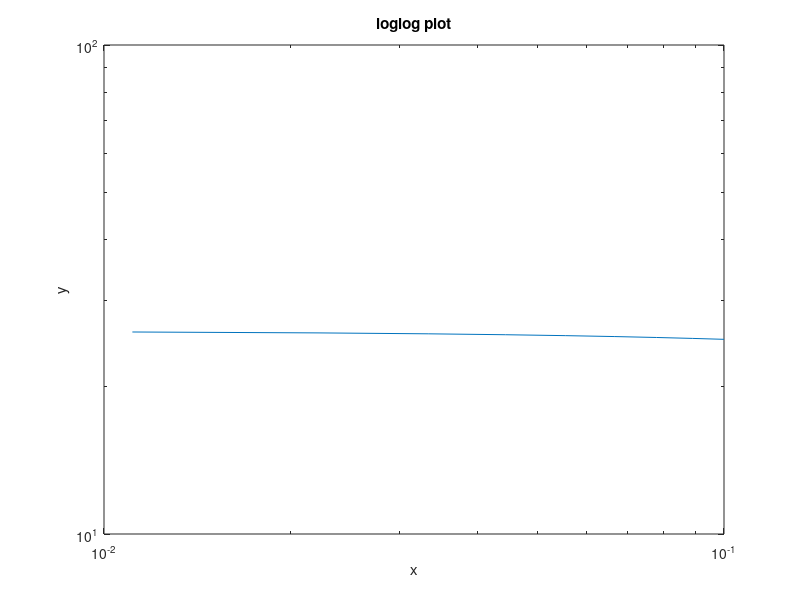
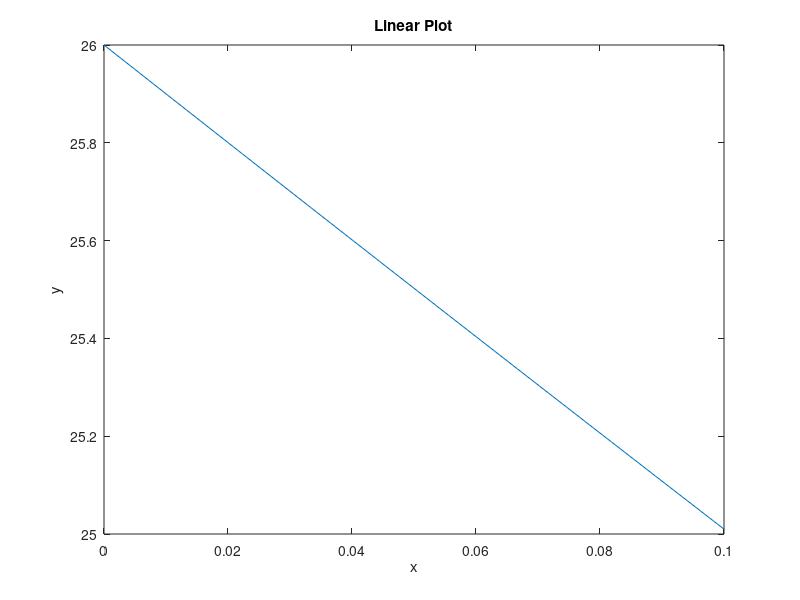
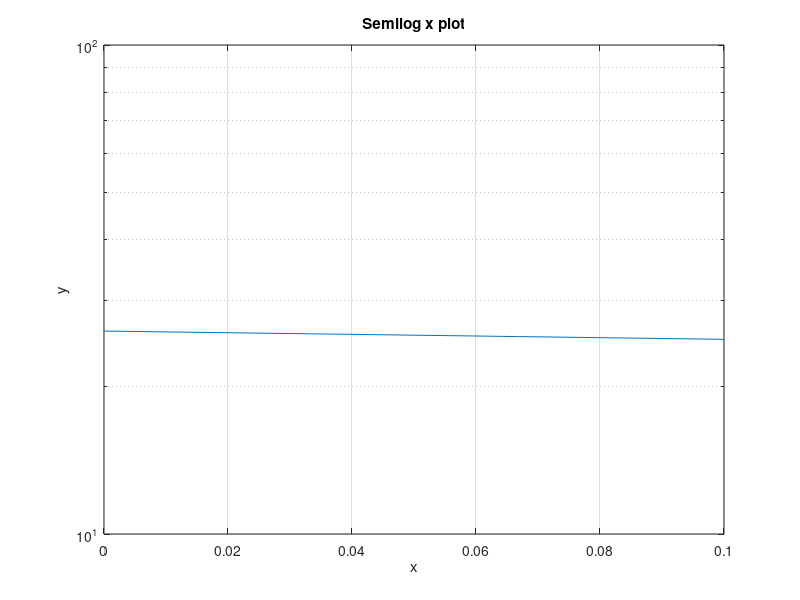
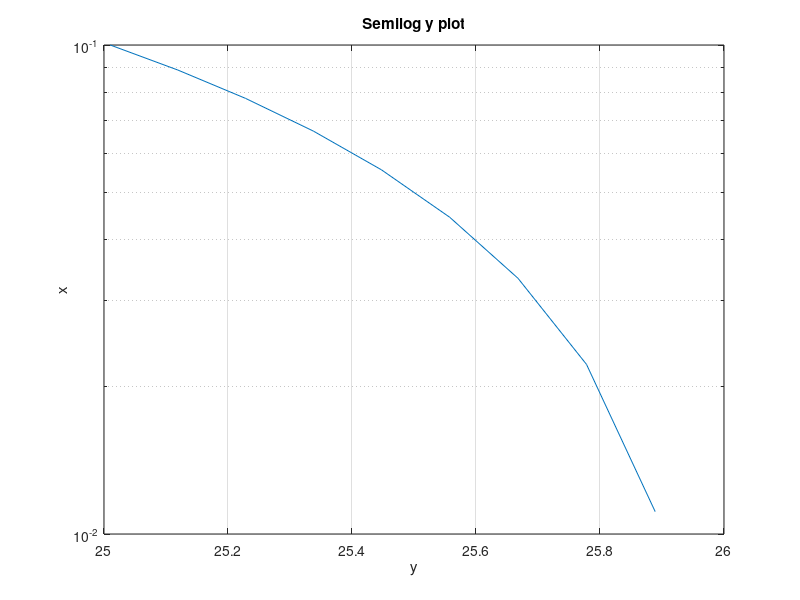

Write the MATLAB code that produced these figures, in order.
x = linspace(0, 0.1, 10);
y = x.^2 - 10*x + 26;

%Linear Plot
figure;
plot(x, y);
xlabel('x');
ylabel('y');
title('Linear Plot');

% Semilog x
figure;
semilogy(x, y);
xlabel('x');
ylabel('y');
title('Semilog x plot')
grid on

% Semilog x
figure;
semilogy(y, x);
xlabel('y');
ylabel('x');
title('Semilog y plot')
grid on

% Loglog
figure;
loglog(x, y);
xlabel('x');
ylabel('y');
title('loglog plot')

saveas(gcf, 'linear.png'); % Save the figure as a PNG file